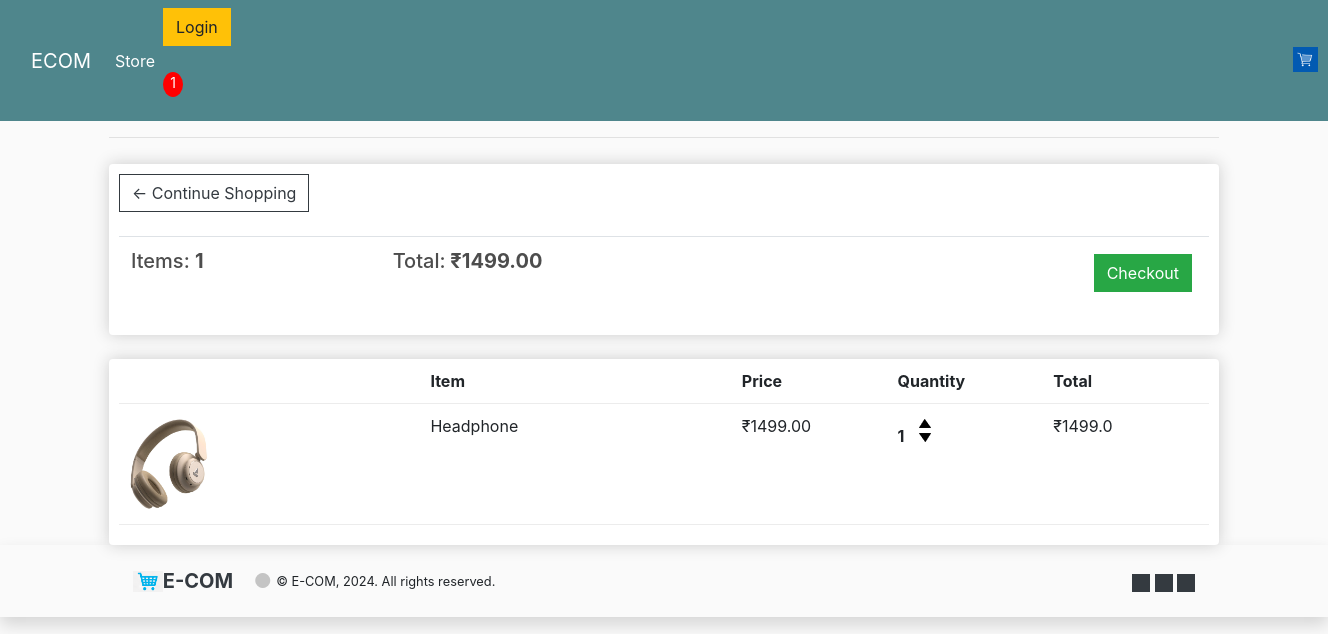
The app's page /cart/ (signed in) with its own data.
### storeapp/models.py (models this page shows, shortened)
class Order(models.Model):
    customer=models.ForeignKey(Customer,on_delete=models.SET_NULL,null=True,blank=True)
    date_ordered=models.DateField(auto_now_add=True)
    complete=models.BooleanField(default=False)
    transaction_id=models.CharField(max_length=100,null=True)
    razorpay_order_id=models.CharField(max_length=100,null=True,blank=True)
    razorpay_payment_id=models.CharField(max_length=100,null=True,blank=True)
    razorpay_payment_signature=models.CharField(max_length=100,null=True,blank=True)
    @property
    def get_cart_total(self):
        orderitems=self.orderitem_set.all()
        total=sum([item.get_total for item in orderitems])
        return total
    @property
    def get_cart_items(self):
        orderitems=self.orderitem_set.all()
        total=sum([item.quantity for item in orderitems])
        return total

class OrderItem(models.Model):
    product=models.ForeignKey(Product,on_delete=models.SET_NULL,null=True)
    order=models.ForeignKey(Order,on_delete=models.SET_NULL,null=True)
    quantity=models.IntegerField(default=0,null=True,blank=True)
    date_added=models.DateField(auto_now_add=True)
    @property
    def get_total(self):
        total=self.product.price *self.quantity
        return total

class Product(models.Model):
    name=models.CharField(max_length=200, null=True)
    price=models.FloatField()
    digital=models.BooleanField(default=False,null=True,blank=True)
    image=models.ImageField(null=True,blank=True)
    @property
    def imageURL(self):
        try:
            url=self.image.url
        except:
            url=''
        return url

### storeapp/views.py (the view)
# urls.py: path('cart/', views.cart, name="cart"),
def cart(request):
	if request.user.is_authenticated:
		customer=request.user.customer
		order, created=Order.objects.get_or_create(customer=customer, complete=False)
		items=order.orderitem_set.all()
		cartItems=order.get_cart_items
	else:
		items=[]
		order={'get_cart_total':0,'get_cart_items':0,'shipping':False}
		cartItems=order['get_cart_items']
	context = {'items':items,'order':order,'cartItems':cartItems}
	return render(request, 'store/cart.html', context)

### storeapp/templates/store/cart.html
{% extends 'store/main.html' %}
{% load static %}
{% block content %}
	<div class="row">
		<div class="col-lg-12">
			<div class="box-element">
				<a  class="btn btn-outline-dark" href="{% url 'store' %}">&#x2190; Continue Shopping</a>
				<br>
				<br>
				<table class="table">
					<tr>
						<th><h5>Items: <strong>{{order.get_cart_items}}</strong></h5></th>
						<th><h5>Total:<strong> ₹{{order.get_cart_total|floatformat:2}}</strong></h5></th>
						<th>
							<a  style="float:right; margin:5px;" class="btn btn-success" href="{% url 'checkout' %}">Checkout</a>
						</th>
					</tr>
				</table>
			</div>
			<br>
			<div class="box-element">
				<div class="cart-row">
					<div style="flex:2"></div>
					<div style="flex:2"><strong>Item</strong></div>
					<div style="flex:1"><strong>Price</strong></div>
					<div style="flex:1"><strong>Quantity</strong></div>
					<div style="flex:1"><strong>Total</strong></div>
				</div>
				{% for item in items %}
				<div class="cart-row">
					<div style="flex:2"><img class="row-image" src="{{item.product.imageURL}}"></div>
					<div style="flex:2"><p>{{item.product.name}}</p></div>
					<div style="flex:1"><p>₹{{item.product.price|floatformat:2}}</p></div>
					<div style="flex:1">
						<p class="quantity">{{item.quantity}}</p>
						<div class="quantity">
							<img data-product={{item.product.id}} data-action="add" class="chg-quantity update-cart" src="{% static  'images/arrowup.png' %}">
							<img data-product={{item.product.id}} data-action="remove" class="chg-quantity update-cart" src="{% static  'images/arrowdown.png' %}">
						</div>
					</div>
					<div style="flex:1"><p>₹{{item.get_total}}</p></div>
				</div>
				{%endfor%}
			</div>
		</div>
	</div>
{% endblock content %}

### storeapp/static/css/main.css (style rules this page uses)
body { background-color: hsl(0, 0%, 98%); }
h1,h2,h3,h4,h5,h6 { color:hsl(0, 0%, 30%); }
.box-element { box-shadow:hsl(0, 0%, 80%) 0 0 16px; background-color: #fff; border-radius: 4px; padding: 10px; }
.col-lg-4, .col-lg-6, .col-lg-8, .col-lg-12 { margin-top: 10px; }
.btn { border-radius: 0; }
.row-image { width: 100px; }
.cart-row { display: flex; align-items: flex-stretch; padding-bottom: 10px; margin-bottom: 10px; border-bottom: 1px solid #ececec; }
.quantity { display: inline-block; font-weight: 700; padding-right:10px; }
.chg-quantity { width: 12px; cursor: pointer; display: block; margin-top: 5px; transition:.1s; }

### records on screen
Order: get_cart_items "1", get_cart_total "1499.00"
OrderItem: product.imageURL (picture), product.name "Headphone", product.price "1499.00", quantity "1", get_total "1499.0"

### other values on screen
{{ cartItems }} "1"
